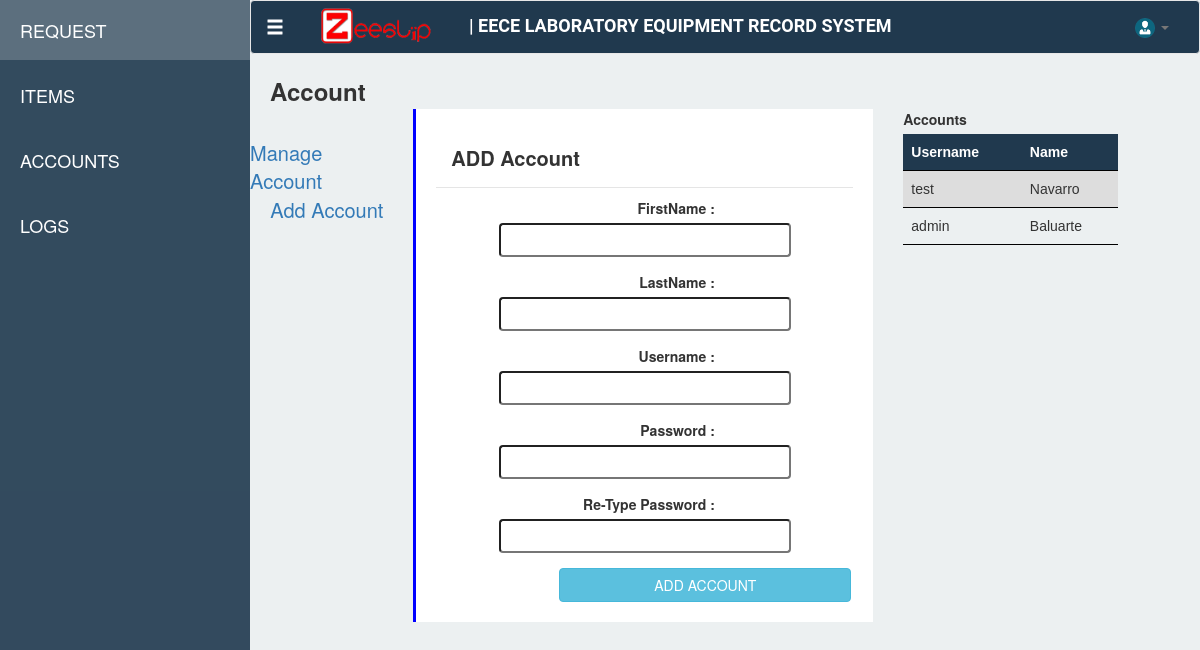
The page /dashboard/account on the database its author committed.
### tables this page shows
CREATE TABLE "Account" ("accountId" INTEGER PRIMARY KEY  AUTOINCREMENT  NOT NULL  UNIQUE , "username" VARCHAR NOT NULL  UNIQUE , "password" VARCHAR NOT NULL , "firstName" VARCHAR, "lastName" VARCHAR);

### app.py (the view)
    @app.route('/dashboard/account')
    def account():
        con = sqlite3.connect("ZeeSlipv2.sqlite")
        con.row_factory = sqlite3.Row
        cur = con.cursor()
        cur.execute("SELECT username, lastname FROM Account")
        rows = cur.fetchall();
        return render_template('modules/account.html' ,  recs = rows)

### templates/modules/account.html (shortened to what this page needs)
{% extends "dashboard.html" %}
{% block account %}
<link type="text/css" href="{{ url_for('static', filename='css/styles.css') }}" rel="stylesheet">
<div class="">
    <div class="row">
        <div class="col-md-2"><span style="padding-left: 20px;" class="request-text"> Account </span></div>
    </div>
    <div class="row">
        <div class="col-md-2">
            <div id="manAcc" style="float: right; padding-top: 30px; font-size: 20px " ><a href="#"> Manage Account </a></div>
            <div id="addAcc" style="float: right;  font-size: 20px"><a href="#"> Add Account </a></div>
        </div>
        <div class=" col-md-6">
            <section>
                  <div id="foraddAcc" class="border-box3">
                  <div class="modal-header"  style="font-size: 20px; font-weight: bold">ADD Account</div>
                    <center>
                      <form id="addAcc" action="/addAccount" style="margin-top: 10px" method="post">
                        <div class="form-group block">
                            <label>FirstName : </label>
                            <input type="text" class=" inputfield-size" id="newFname" name="newFname" required >
                        </div>
                        <div class="form-group block">
                            <label>LastName : </label>
                            <input type="text" class=" inputfield-size" id="newLname" name="newLname" required>
                        </div>
                        <div class="form-group block">
                            <label>Username : </label>
                            <input type="text" class=" inputfield-size"  id="newusername" name="newusername" required>
                        </div>
                        <div class="form-group block">
                            <label>Password : </label>
                            <input type="password" class=" inputfield-size"  id="newpassword" name="newpassword" required>
                        </div>
                        <div class="form-group block">
                            <label>Re-Type Password : </label>
                            <input type="password" class=" inputfield-size"  id="rnewpassword" name="rnewpassword" required>
                        </div>
                        <button type="submit" class="btn btn-info" style="width: 70% ; margin-left: 29%">ADD ACCOUNT</button>
                    </form>
                    </center>
                  </div>
            </section>
        </div>
        <div class="col-md-3 border-box-3">
            <label> Accounts </label>
            <table>
                <thead>
                <tr>
                <th>Username</th>
                <th>Name</th>
                </tr>
                </thead>
                <tbody>
                {% for r in recs %}
                    <tr>
                        <td>{{ r[0] }}</td>
                        <td>{{ r[1] }}</td>
                    </tr>
                {% endfor %}
                </tbody>
            </table>
        </div>
    </div>
    <br>
</div>
{% endblock %}

### static/css/dash.css (style rules this page uses)
body { background-color: #ecf0f1; }
.request-text { font-size: 24px; font-weight: bold; }
table { font-family: arial, sans-serif; border-collapse: collapse; width: 100%; }
th { background-color: #20394e; color: white; }
td, th { border-bottom: 1px solid #000000; text-align: left; padding: 8px; }
tr:nth-child(odd) { background-color: #dddddd; }

### static/css/styles.css (style rules this page uses)
td { cursor: pointer; }
.inputfield-size { width: 70%; padding: 5px 5px; box-sizing: border-box; border-radius: 4px; }
.block label { display: inline-block; width: 140px; text-align: right; }
.border-box3 { padding: 20px; border-left: solid blue; background-color: #ffffff; }

### rows shown on the page
Account: username "test", lastName "Navarro"
Account: username "admin", lastName "Baluarte"
